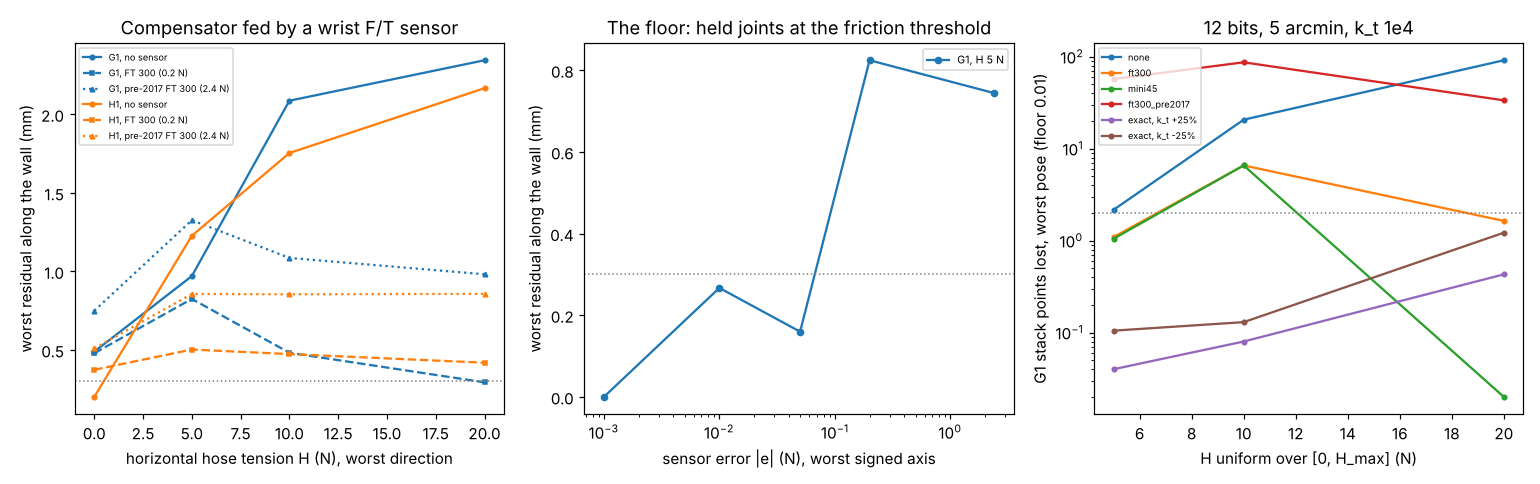

The script that saved this image:
"""Figure for milestone 36: python experiments/m36_wrist_ft/figure.py (reads results.json)."""
import json
import os

import matplotlib
matplotlib.use("Agg")
import matplotlib.pyplot as plt  # noqa: E402

HERE = os.path.dirname(os.path.abspath(__file__))
R = json.load(open(os.path.join(HERE, "results.json")))
MM = 1e-3

fig, axes = plt.subplots(1, 3, figsize=(14, 4.4))
ax = axes[0]
for j, n in enumerate(("g1", "h1")):
    rows = [x for x in R["A"] if x["robot"] == n]
    H = [x["H"] for x in rows]
    ax.plot(H, [abs(x["none"]["y"]) / MM for x in rows], "o-", color=f"C{j}", ms=3, label=f"{n.upper()}, no sensor")
    ax.plot(H, [abs(x["0.2"]["y"]) / MM for x in rows], "s--", color=f"C{j}", ms=3, label=f"{n.upper()}, FT 300 (0.2 N)")
    ax.plot(H, [abs(x["2.4"]["y"]) / MM for x in rows], "^:", color=f"C{j}", ms=3,
            label=f"{n.upper()}, pre-2017 FT 300 (2.4 N)")
ax.axhline(0.3, color="0.5", ls=":", lw=1)
ax.set(xlabel="horizontal hose tension H (N), worst direction", ylabel="worst residual along the wall (mm)",
       title="Compensator fed by a wrist F/T sensor")
ax.legend(fontsize=6)

ax = axes[1]
rows = R["A2"]["rows"]
ax.plot([x["b"] for x in rows], [abs(x["y"]) / MM for x in rows], "o-", color="C0", ms=4, label="G1, H 5 N")
ax.axhline(0.3, color="0.5", ls=":", lw=1)
ax.set(xscale="log", xlabel="sensor error |e| (N), worst signed axis", ylabel="worst residual along the wall (mm)",
       title="The floor: held joints at the friction threshold")
ax.legend(fontsize=7)

ax = axes[2]
cases = [c for c in dict.fromkeys(x["case"] for x in R["C"])]
for k, case in enumerate(cases):
    rows = [x for x in R["C"] if x["robot"] == "g1" and x["case"] == case]
    ax.plot([x["H_max"] for x in rows], [max(100 * x["worst_loss"], 1e-2) for x in rows], "o-", color=f"C{k}",
            ms=3, label=case)
ax.axhline(2, color="0.5", ls=":", lw=1)
ax.set(yscale="log", xlabel="H uniform over [0, H_max] (N)", ylabel="G1 stack points lost, worst pose (floor 0.01)",
       title="12 bits, 5 arcmin, k_t 1e4")
ax.legend(fontsize=6)
fig.tight_layout()
fig.savefig(os.path.join(HERE, "figure.png"), dpi=110)
print("wrote figure.png")
